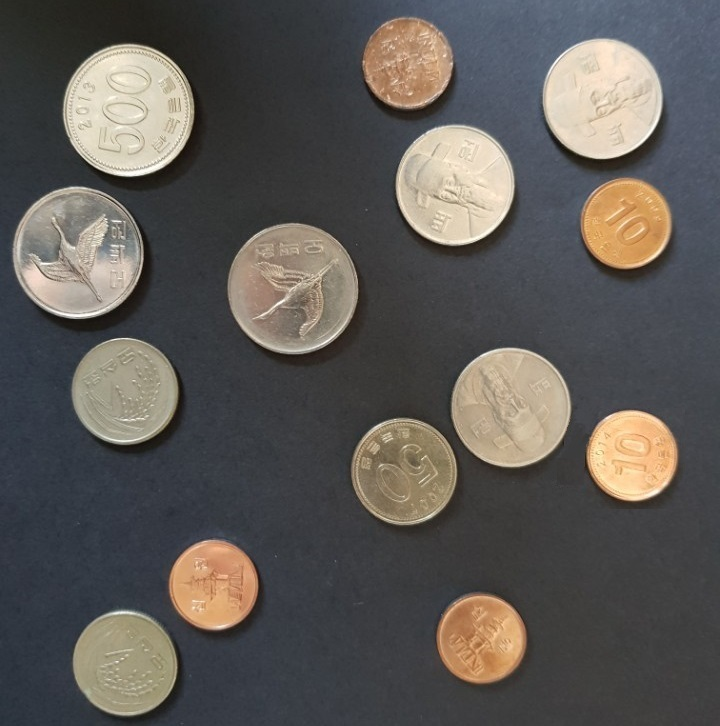
//> input picture Image/coin.jpg, 720 x 726 px
$ ./DLIP_Tutorial_Thresholding   (built with g++ and OpenCV 4)
//> lines starting //> are read from the running program, lines starting //| are printed output that depends on the picture; after the words box and inside, x2 and y2 are one past the last pixel; in counts of white or black regions, pixels touching at a corner belong together
/*------------------------------------------------------/
* Image Proccessing with Deep Learning
* OpenCV : Threshold Demo
* Created: 2021-Spring
------------------------------------------------------*/
#include <opencv2/opencv.hpp>
#include <iostream>

using namespace cv;
using namespace std;

//* @function main
int main()
{
	Mat src, src_gray, dst, dst_morph;

	src = imread("../../Image/coin.jpg", 0);    // Load an image (DLIP/Image/coin.jpg)
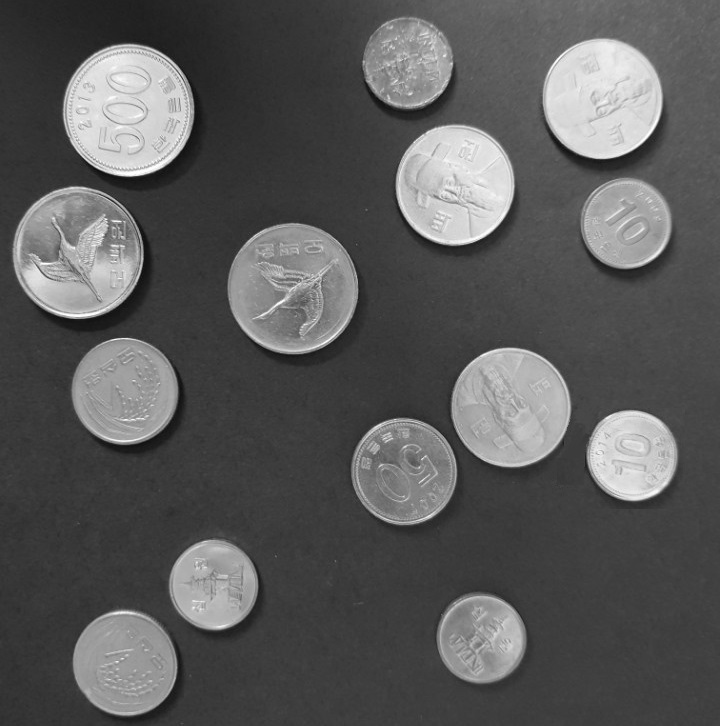
//> src: 726 rows x 720 cols, CV_8UC1; min 10, max 255, mean 90.4

	if (src.empty())					// Load image check
	{
		cout << "File Read Failed : src is empty" << endl;
		waitKey(0);
	}
	// Create a window to display results
	namedWindow("DemoWIndow", WINDOW_AUTOSIZE); //WINDOW_AUTOSIZE(1) :Fixed Window, 0: Unfixed window
	if (!src.empty())imshow("DemoWIndow", src); // Show image


	/* threshold_type
	0: Binary
	1: Binary Inverted
	2: Threshold Truncated
	3: Threshold to Zero
	4: Threshold to Zero Inverted*/
	double maxValue = 255;
	int adaptiveMethod = ADAPTIVE_THRESH_MEAN_C;
	int thresholdType = THRESH_BINARY;
	int blockSize = 3;
	double C = 11;


	adaptiveThreshold(src, dst, maxValue, adaptiveMethod, thresholdType, blockSize, C);
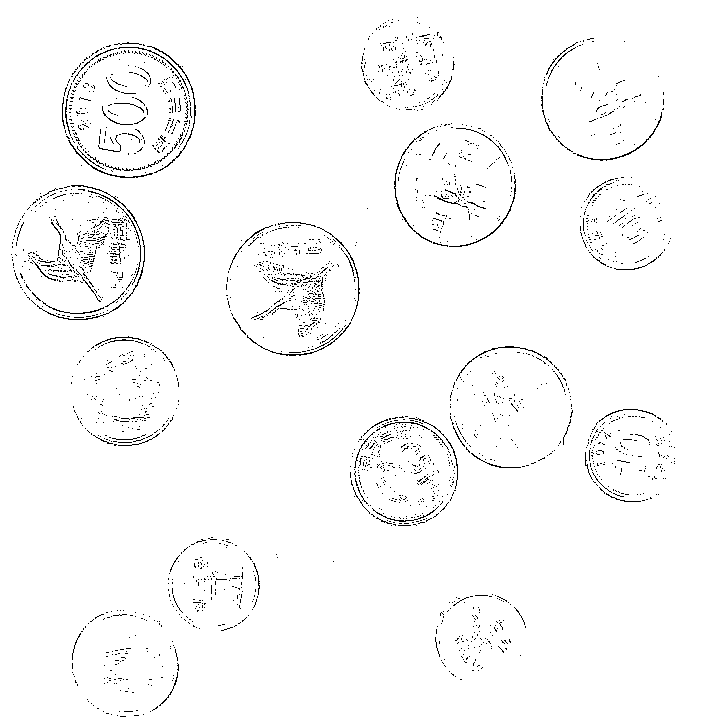
//> dst: 726 rows x 720 cols, CV_8UC1; 97.9% white; black in thin lines or dots, all inside (x1, y1, x2, y2) = (11, 17, 675, 717)

	// Create a window to display results
	namedWindow("ThreshWIndow", WINDOW_AUTOSIZE); //WINDOW_AUTOSIZE(1) :Fixed Window, 0: Unfixed window
	imshow("ThreshWIndow", dst); // Show image

	waitKey(0);//Pause the program
	return 0;
}
